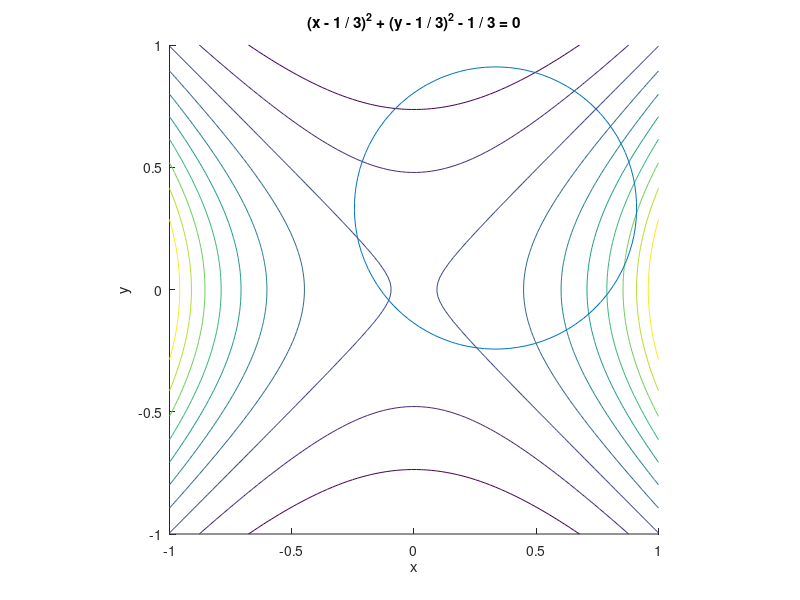

The MATLAB script that drew this image: (Note: this script raises an error after producing the figure.)
1;
f = @(x,y) exp(x.^2 - y.^2);

interval = linspace(-1,1);
[X,Y] = meshgrid(interval,interval);

hold on;
daspect([1 1]);
contour(X,Y,f(X,Y));

p = @(x,y) (x - 1/3).^2 + (y - 1/3).^2 - 1/3;
ezplot(p,[-1 1 -1 1]); % fimplicit ni v Octave
hold off;

fmincon(f,[.6;.6;],[],[],[],[],[-.3 -.3],[1 1],@circleCon);


function [cneq,ceq] = circleCon(x)
	cneq = [];
	ceq = (x(1) - 1/3).^2 + (x(2) - 1/3).^2 - 1/3;
end